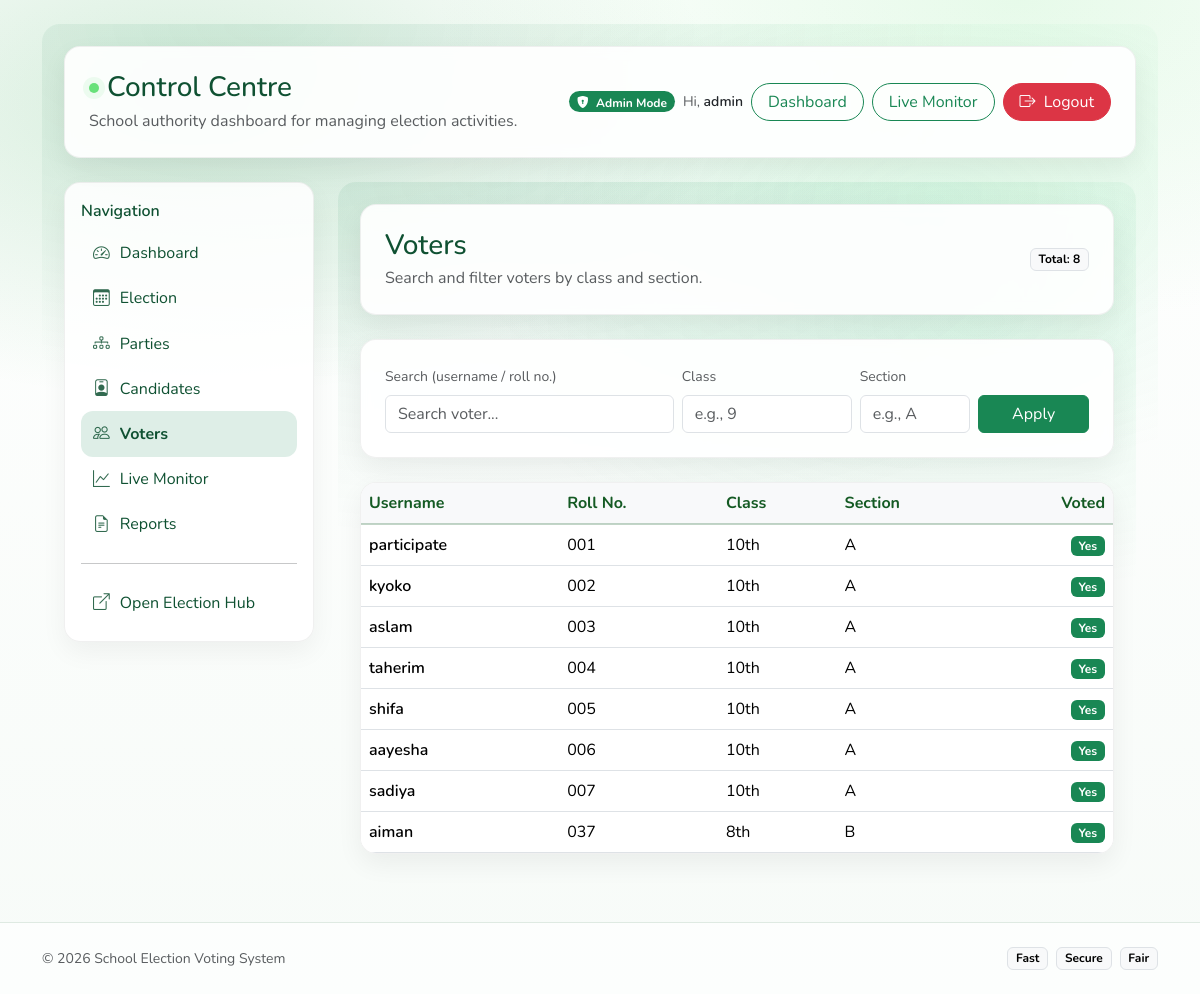
Screenshot of /control/voters/ (signed in) with the database file from the repository.
### voters/models.py (models this page shows, shortened)
class Voter(models.Model):
    user = models.OneToOneField(User, on_delete=models.CASCADE)
    roll_number = models.CharField(max_length=20, unique=True)
    class_name = models.CharField(max_length=20)
    section = models.CharField(max_length=10)
    has_voted = models.BooleanField(default=False)

### control_center/views.py (the view)
    @login_required(login_url="login")
    def _wrapped(request, *args, **kwargs):
        if not school_admin_check(request.user):
            raise PermissionDenied
        return view_func(request, *args, **kwargs)

### control_center/views.py (called while the page is built)
def school_admin_check(user):
    return user.is_superuser or user.groups.filter(name="SchoolAdmin").exists()

def admin_only(view_func):
    @login_required(login_url="login")
    def _wrapped(request, *args, **kwargs):
        if not school_admin_check(request.user):
            raise PermissionDenied
        return view_func(request, *args, **kwargs)
    return _wrapped

@admin_only
def voters_list(request):
    q = request.GET.get("q", "").strip()
    class_name = request.GET.get("class", "").strip()
    section = request.GET.get("section", "").strip()
    voters = Voter.objects.all().order_by("class_name", "section", "roll_number")
    if q:
        voters = voters.filter(Q(user__username__icontains=q) | Q(roll_number__icontains=q))
    if class_name:
        voters = voters.filter(class_name__iexact=class_name)
    if section:
        voters = voters.filter(section__iexact=section)
    context = {
        "voters": voters,
        "q": q,
        "class_name": class_name,
        "section": section,
        "total": voters.count(),
    }
    return render(request, "control_center/voters_list.html", context)

### templates/control_center/voters_list.html (shortened to what this page needs)
{% extends "control_center/base_control.html" %}
{% block cc_content %}
<div class="cc-wrap">
  <div class="cc-card p-4 mb-4">
    <div class="d-flex flex-wrap justify-content-between align-items-center gap-2">
      <div>
        <h3 class="mb-1" style="color:#0f5132;">Voters</h3>
        <div class="text-muted">Search and filter voters by class and section.</div>
      </div>
      <span class="badge text-bg-light border">Total: {{ total }}</span>
    </div>
  </div>
  <div class="cc-card p-4 mb-4">
    <form class="row g-2 align-items-end" method="get">
      <div class="col-12 col-md-5">
        <label class="form-label small text-muted">Search (username / roll no.)</label>
        <input type="text" name="q" value="{{ q }}" class="form-control" placeholder="Search voter...">
      </div>
      <div class="col-6 col-md-3">
        <label class="form-label small text-muted">Class</label>
        <input type="text" name="class" value="{{ class_name }}" class="form-control" placeholder="e.g., 9">
      </div>
      <div class="col-6 col-md-2">
        <label class="form-label small text-muted">Section</label>
        <input type="text" name="section" value="{{ section }}" class="form-control" placeholder="e.g., A">
      </div>
      <div class="col-12 col-md-2 d-grid">
        <button class="btn btn-success" type="submit">Apply</button>
      </div>
    </form>
  </div>
  <div class="cc-card p-0 overflow-hidden">
    <div class="table-responsive">
      <table class="table mb-0 align-middle">
        <thead class="table-light">
          <tr>
            <th>Username</th>
            <th>Roll No.</th>
            <th>Class</th>
            <th>Section</th>
            <th class="text-end">Voted</th>
          </tr>
        </thead>
        <tbody>
          {% for v in voters %}
            <tr>
              <td class="fw-semibold">{{ v.user.username }}</td>
              <td>{{ v.roll_number }}</td>
              <td>{{ v.class_name }}</td>
              <td>{{ v.section }}</td>
              <td class="text-end">
                {% if v.has_voted %}
                  <span class="badge text-bg-success">Yes</span>
                {% else %}
                  <span class="badge text-bg-secondary">No</span>
                {% endif %}
              </td>
            </tr>
          {% empty %}
            <tr>
              <td colspan="5" class="text-center text-muted p-4">No voters found.</td>
            </tr>
          {% endfor %}
        </tbody>
      </table>
    </div>
  </div>
</div>
{% endblock %}

### templates/control_center/base_control.html (shortened to what this page needs)
{% extends "base.html" %}
{% block content %}
<div class="cc-wrap">
  <div class="cc-card p-4 mb-4">
    <div class="d-flex flex-wrap align-items-center justify-content-between gap-2">
      <div>
        <div class="d-flex align-items-center gap-2 mb-1">
          <span class="brand-dot"></span>
          <h3 class="m-0" style="color:#0f5132;">Control Centre</h3>
        </div>
        <div class="text-muted">School authority dashboard for managing election activities.</div>
      </div>
      <div class="d-flex gap-2 flex-wrap align-items-center">
        <span class="badge rounded-pill text-bg-success">
          <i class="bi bi-shield-lock-fill me-1"></i> Admin Mode
        </span>
        <span class="small text-muted d-none d-md-inline">
          Hi, <span class="fw-semibold text-dark">{{ user.username }}</span>
        </span>
        <a class="btn btn-outline-success rounded-pill px-3"
            href="{% url 'control_center:dashboard_home' %}">
          Dashboard
        </a>
        <a class="btn btn-outline-success rounded-pill px-3"
            href="{% url 'control_center:live_monitor' %}">
          Live Monitor
        </a>
        <form method="post" action="{% url 'logout' %}" class="d-inline">
          <button type="submit" class="btn btn-danger rounded-pill px-3">
            <i class="bi bi-box-arrow-right me-1"></i> Logout
          </button>
        </form>
      </div>
    </div>
  </div>
  <div class="row g-4">
    <div class="col-12 col-lg-3">
      <div class="cc-side p-3">
        <div class="fw-semibold mb-2" style="color:#0f5132;">Navigation</div>
        <a class="cc-link {% if request.path == '/control/' %}active{% endif %}"
           href="{% url 'control_center:dashboard_home' %}">
          <i class="bi bi-speedometer2"></i> Dashboard
        </a>
        <a class="cc-link {% if '/control/election/' in request.path %}active{% endif %}"
           href="{% url 'control_center:election_manage' %}">
          <i class="bi bi-calendar3"></i> Election
        </a>
        <a class="cc-link {% if '/control/parties/' in request.path %}active{% endif %}"
           href="{% url 'control_center:parties_manage' %}">
          <i class="bi bi-diagram-3"></i> Parties
        </a>
        <a class="cc-link {% if '/control/candidates/' in request.path %}active{% endif %}"
           href="{% url 'control_center:candidates_approval' %}">
          <i class="bi bi-person-badge"></i> Candidates
        </a>
        <a class="cc-link {% if '/control/voters/' in request.path %}active{% endif %}"
           href="{% url 'control_center:voters_list' %}">
          <i class="bi bi-people"></i> Voters
        </a>
        <a class="cc-link {% if '/control/live/' in request.path %}active{% endif %}"
           href="{% url 'control_center:live_monitor' %}">
          <i class="bi bi-graph-up"></i> Live Monitor
        </a>
        <a class="cc-link {% if '/control/reports/' in request.path %}active{% endif %}"
           href="{% url 'control_center:reports_home' %}">
          <i class="bi bi-file-earmark-text"></i> Reports
        </a>
        <hr class="my-3">
        <a class="cc-link" href="{% url 'elections:status' %}">
          <i class="bi bi-box-arrow-up-right"></i> Open Election Hub
        </a>
      </div>
    </div>
    <div class="col-12 col-lg-9">
      {% block cc_content %}{% endblock %}
    </div>
  </div>
</div>
{% endblock %}

### templates/base.html (shortened to what this page needs)
{% load static %}
<!doctype html>
<html lang="en">
<head>
  <link href="https://cdn.jsdelivr.net/npm/bootstrap@5.3.3/dist/css/bootstrap.min.css" rel="stylesheet">
  <link rel="stylesheet" href="{% static 'css/theme.css' %}">
  <link rel="stylesheet" href="https://cdn.jsdelivr.net/npm/bootstrap-icons@1.11.3/font/bootstrap-icons.min.css">
</head>
<body class="app-bg">
  <main class="container py-4">
    {% block content %}{% endblock %}
  </main>
  <footer class="py-4">
    <div class="container">
      <div class="d-flex flex-column flex-md-row align-items-center justify-content-between gap-2">
        <div class="text-muted small">
          © {% now "Y" %}  School Election Voting System
        </div>
        <div class="d-flex gap-2">
          <span class="badge text-bg-light border">Fast</span>
          <span class="badge text-bg-light border">Secure</span>
          <span class="badge text-bg-light border">Fair</span>
        </div>
      </div>
    </div>
  </footer>
</body>
</html>

### static/css/theme.css (style rules this page uses)
:root { --gv-900: #0b2e13; --gv-800: #0f3d1a; --gv-700: #145a23; --gv-600: #1b7a2f; --gv-500: #22a244; --gv-400: #35c759; --gv-300: #68e17a; --gv-200: #bff4c8; --gv-100: #e9fbea; --gv-shadow: 0 12px 30px rgba(16, 24, 16, 0.08); }
* { font-family: "Nunito", system-ui, -apple-system, Segoe UI, Roboto, Arial, sans-serif; }
body.app-bg { min-height: 100vh; background: radial-gradient(900px 500px at 15% 10%, rgba(34,162,68,0.18), transparent 60%), radial-gradient(900px 500px at 85% 0%, rgba(104,225,122,0.16), transparent 65%), linear-gradient(180deg, #ffffff, #f7fbf8); }
.brand-dot { width: 10px; height: 10px; border-radius: 999px; background: var(--gv-300); box-shadow: 0 0 0 6px rgba(191,244,200,0.25); }
.table { --bs-table-striped-bg: rgba(233, 251, 234, 0.55); }
.table thead th { color: var(--gv-700); font-weight: 700; border-bottom: 2px solid rgba(15, 90, 35, 0.25); }
footer { border-top: 1px solid rgba(15, 90, 35, 0.12); background: rgba(255,255,255,0.7); }

### templates/control_center/base_control.html (style rules this page uses)
.cc-wrap { background: radial-gradient(1200px 600px at 20% 0%, rgba(25,135,84,.10), transparent 60%), radial-gradient(900px 500px at 80% 20%, rgba(46,204,113,.10), transparent 55%); border-radius: 18px; padding: 22px; }
.cc-card { border: 1px solid rgba(0,0,0,.06); border-radius: 16px; box-shadow: 0 10px 26px rgba(0,0,0,.06); background: rgba(255,255,255,.92); backdrop-filter: blur(6px); }
.cc-side { border-radius: 16px; border: 1px solid rgba(0,0,0,.06); background: rgba(255,255,255,.88); box-shadow: 0 10px 26px rgba(0,0,0,.05); overflow: hidden; }
.cc-link { display:flex; align-items:center; gap:10px; padding: 10px 12px; border-radius: 12px; color:#0f5132; text-decoration:none; }
.cc-link i { font-size: 1.05rem; opacity:.85; }
.cc-link.active { background: rgba(25,135,84,.14); font-weight: 700; }

### rows the page displays
Voter: user.username "participate", roll_number "001", class_name "10th", section "A", has_voted "Yes"
Voter: user.username "kyoko", roll_number "002", class_name "10th", section "A", has_voted "Yes"
Voter: user.username "aslam", roll_number "003", class_name "10th", section "A", has_voted "Yes"
Voter: user.username "taherim", roll_number "004", class_name "10th", section "A", has_voted "Yes"
Voter: user.username "shifa", roll_number "005", class_name "10th", section "A", has_voted "Yes"
Voter: user.username "aayesha", roll_number "006", class_name "10th", section "A", has_voted "Yes"
Voter: user.username "sadiya", roll_number "007", class_name "10th", section "A", has_voted "Yes"
Voter: user.username "aiman", roll_number "037", class_name "8th", section "B", has_voted "Yes"

### other values shown
{{ user.username }} "admin"
{{ total }} "8"
